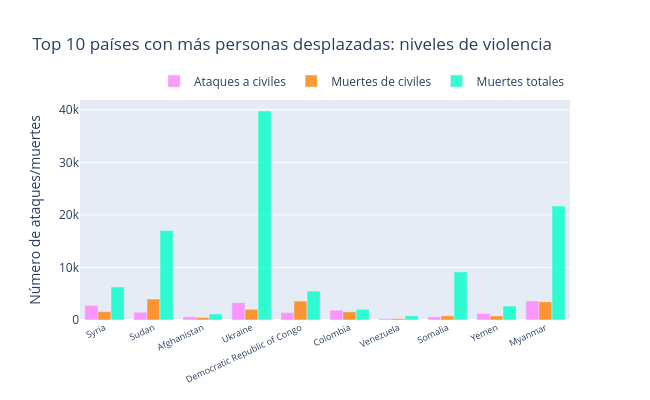
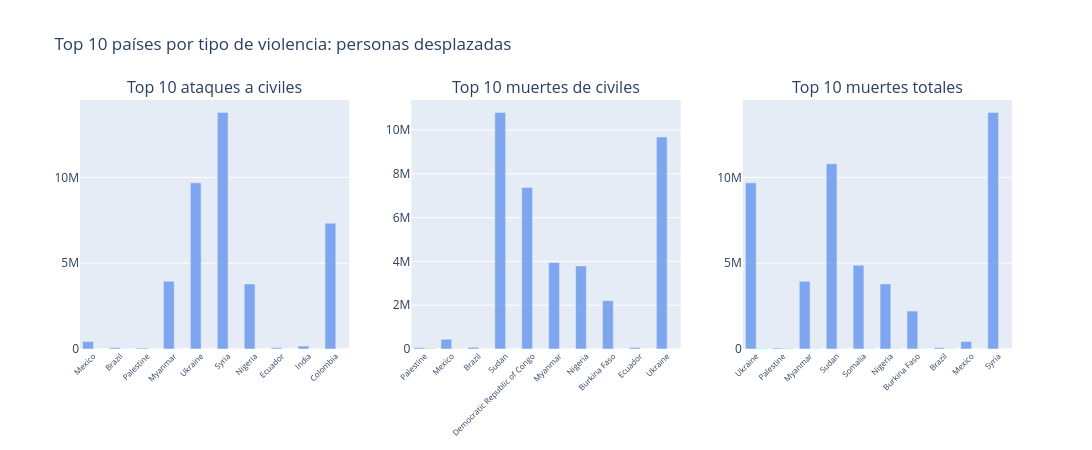

Write notebook code for charts like these, in order.
### Code cell
# TOP 10 por variable
from plotly.subplots import make_subplots
import plotly.graph_objs as go

# Top 10 por cada variable
top10_total = dt.df_merged_ACNURor_ACLED.nlargest(10, "Total").sort_values("Total", ascending=False)
top10_ataques = dt.df_merged_ACNURor_ACLED.nlargest(10, "Ataques a civiles").sort_values("Ataques a civiles", ascending=False)
top10_muertes_civiles = dt.df_merged_ACNURor_ACLED.nlargest(10, "Muertes de civiles").sort_values("Muertes de civiles", ascending=False)
top10_muertes = dt.df_merged_ACNURor_ACLED.nlargest(10, "Muertes totales").sort_values("Muertes totales", ascending=False)

xaxis_config = dict(tickangle=-25, tickfont=dict(size=9))

# Gráfica 1
fig1 = go.Figure(data=[
    go.Bar(name="Ataques a civiles", x=top10_total["Origen"], y=top10_total["Ataques a civiles"], marker_color="rgba(255, 128, 255, 0.8)"),
    go.Bar(name="Muertes de civiles", x=top10_total["Origen"], y=top10_total["Muertes de civiles"], marker_color="rgba(255, 128, 2, 0.8)"),
    go.Bar(name="Muertes totales", x=top10_total["Origen"], y=top10_total["Muertes totales"], marker_color="rgba(0, 255, 200, 0.8)")])
fig1.update_layout(
    barmode="group",
    title="Top 10 países con más personas desplazadas: niveles de violencia",
    xaxis=xaxis_config,
    yaxis_title="Número de ataques/muertes",
    legend=dict(orientation="h", yanchor="bottom", y=1.02, xanchor="right", x=1),
    width=650, height=400)
iplot(fig1)

# Gráficas 2, 3 y 4 juntas en subplots
fig = make_subplots(rows=1, cols=3,
    subplot_titles=(
        "Top 10 ataques a civiles",
        "Top 10 muertes de civiles",
        "Top 10 muertes totales"))

# Gráfica 2
fig.add_trace(go.Bar(name="Total desplazados", x=top10_ataques["Origen"], y=top10_ataques["Total"], marker_color="rgba(100, 149, 237, 0.8)", showlegend=False), row=1, col=1)
fig.add_trace(go.Bar(name="Ataques a civiles", x=top10_ataques["Origen"], y=top10_ataques["Ataques a civiles"], marker_color="rgba(255, 128, 255, 0.8)", showlegend=False), row=1, col=1)

# Gráfica 3
fig.add_trace(go.Bar(name="Total desplazados", x=top10_muertes_civiles["Origen"], y=top10_muertes_civiles["Total"], marker_color="rgba(100, 149, 237, 0.8)", showlegend=False), row=1, col=2)
fig.add_trace(go.Bar(name="Muertes de civiles", x=top10_muertes_civiles["Origen"], y=top10_muertes_civiles["Muertes de civiles"], marker_color="rgba(255, 128, 2, 0.8)", showlegend=False), row=1, col=2)

# Gráfica 4
fig.add_trace(go.Bar(name="Total desplazados", x=top10_muertes["Origen"], y=top10_muertes["Total"], marker_color="rgba(100, 149, 237, 0.8)", showlegend=False), row=1, col=3)
fig.add_trace(go.Bar(name="Muertes totales", x=top10_muertes["Origen"], y=top10_muertes["Muertes totales"], marker_color="rgba(0, 255, 200, 0.8)", showlegend=False), row=1, col=3)

fig.update_xaxes(tickangle=-45, tickfont=dict(size=8))
fig.update_layout(
    barmode="group",
    title="Top 10 países por tipo de violencia: personas desplazadas",
    width=1400, height=450)
iplot(fig)

### Figure 1 — Plotly figure (JSON) as saved in the notebook; plotly's stock layout.template omitted (floating-point values rounded to 4 significant figures)
{"data": [{"marker": {"color": "rgba(255, 128, 255, 0.8)"}, "name": "Ataques a civiles", "type": "bar", "x": ["Syria", "Sudan", "Afghanistan", "Ukraine", "Democratic Republic of Congo", "Colombia", "Venezuela", "Somalia", "Yemen", "Myanmar"], "y": [2769, 1478, 625, 3297, 1422, 1882, 278, 606, 1239, 3625]}, {"marker": {"color": "rgba(255, 128, 2, 0.8)"}, "name": "Muertes de civiles", "type": "bar", "x": ["Syria", "Sudan", "Afghanistan", "Ukraine", "Democratic Republic of Congo", "Colombia", "Venezuela", "Somalia", "Yemen", "Myanmar"], "y": [1581, 3989, 462, 2033, 3597, 1544, 254, 796, 760, 3465]}, {"marker": {"color": "rgba(0, 255, 200, 0.8)"}, "name": "Muertes totales", "type": "bar", "x": ["Syria", "Sudan", "Afghanistan", "Ukraine", "Democratic Republic of Congo", "Colombia", "Venezuela", "Somalia", "Yemen", "Myanmar"], "y": [6297, 17031, 1152, 39776, 5505, 2019, 783, 9154, 2664, 21692]}], "layout": {"barmode": "group", "height": 400, "legend": {"orientation": "h", "x": 1, "xanchor": "right", "y": 1.02, "yanchor": "bottom"}, "title": {"text": "Top 10 países con más personas desplazadas: niveles de violencia"}, "width": 650, "xaxis": {"tickangle": -25, "tickfont": {"size": 9}}, "yaxis": {"title": {"text": "Número de ataques/muertes"}}}}

### Figure 2 — Plotly figure (JSON) as saved in the notebook; plotly's stock layout.template omitted (floating-point values rounded to 4 significant figures)
{"data": [{"marker": {"color": "rgba(100, 149, 237, 0.8)"}, "name": "Total desplazados", "showlegend": false, "type": "bar", "x": ["Mexico", "Brazil", "Palestine", "Myanmar", "Ukraine", "Syria", "Nigeria", "Ecuador", "India", "Colombia"], "xaxis": "x", "y": [440589, 76032, 53464, 3945707, 9683350, 13786930, 3792761, 70660, 167926, 7335710], "yaxis": "y"}, {"marker": {"color": "rgba(255, 128, 255, 0.8)"}, "name": "Ataques a civiles", "showlegend": false, "type": "bar", "x": ["Mexico", "Brazil", "Palestine", "Myanmar", "Ukraine", "Syria", "Nigeria", "Ecuador", "India", "Colombia"], "xaxis": "x", "y": [5235, 5051, 4235, 3625, 3297, 2769, 2075, 1948, 1930, 1882], "yaxis": "y"}, {"marker": {"color": "rgba(100, 149, 237, 0.8)"}, "name": "Total desplazados", "showlegend": false, "type": "bar", "x": ["Palestine", "Mexico", "Brazil", "Sudan", "Democratic Republic of Congo", "Myanmar", "Nigeria", "Burkina Faso", "Ecuador", "Ukraine"], "xaxis": "x2", "y": [53464, 440589, 76032, 10803647, 7379804, 3945707, 3792761, 2207822, 70660, 9683350], "yaxis": "y2"}, {"marker": {"color": "rgba(255, 128, 2, 0.8)"}, "name": "Muertes de civiles", "showlegend": false, "type": "bar", "x": ["Palestine", "Mexico", "Brazil", "Sudan", "Democratic Republic of Congo", "Myanmar", "Nigeria", "Burkina Faso", "Ecuador", "Ukraine"], "xaxis": "x2", "y": [19430, 5777, 4463, 3989, 3597, 3465, 2982, 2398, 2163, 2033], "yaxis": "y2"}, {"marker": {"color": "rgba(100, 149, 237, 0.8)"}, "name": "Total desplazados", "showlegend": false, "type": "bar", "x": ["Ukraine", "Palestine", "Myanmar", "Sudan", "Somalia", "Nigeria", "Burkina Faso", "Brazil", "Mexico", "Syria"], "xaxis": "x3", "y": [9683350, 53464, 3945707, 10803647, 4881367, 3792761, 2207822, 76032, 440589, 13786930], "yaxis": "y3"}, {"marker": {"color": "rgba(0, 255, 200, 0.8)"}, "name": "Muertes totales", "showlegend": false, "type": "bar", "x": ["Ukraine", "Palestine", "Myanmar", "Sudan", "Somalia", "Nigeria", "Burkina Faso", "Brazil", "Mexico", "Syria"], "xaxis": "x3", "y": [39776, 22909, 21692, 17031, 9154, 8707, 8499, 8410, 7275, 6297], "yaxis": "y3"}], "layout": {"annotations": [{"font": {"size": 16}, "showarrow": false, "text": "Top 10 ataques a civiles", "x": 0.1444, "xanchor": "center", "xref": "paper", "y": 1, "yanchor": "bottom", "yref": "paper"}, {"font": {"size": 16}, "showarrow": false, "text": "Top 10 muertes de civiles", "x": 0.5, "xanchor": "center", "xref": "paper", "y": 1, "yanchor": "bottom", "yref": "paper"}, {"font": {"size": 16}, "showarrow": false, "text": "Top 10 muertes totales", "x": 0.8556, "xanchor": "center", "xref": "paper", "y": 1, "yanchor": "bottom", "yref": "paper"}], "barmode": "group", "height": 450, "title": {"text": "Top 10 países por tipo de violencia: personas desplazadas"}, "width": 1400, "xaxis": {"anchor": "y", "domain": [0, 0.2889], "tickangle": -45, "tickfont": {"size": 8}}, "xaxis2": {"anchor": "y2", "domain": [0.3556, 0.6444], "tickangle": -45, "tickfont": {"size": 8}}, "xaxis3": {"anchor": "y3", "domain": [0.7111, 1], "tickangle": -45, "tickfont": {"size": 8}}, "yaxis": {"anchor": "x", "domain": [0, 1]}, "yaxis2": {"anchor": "x2", "domain": [0, 1]}, "yaxis3": {"anchor": "x3", "domain": [0, 1]}}}
